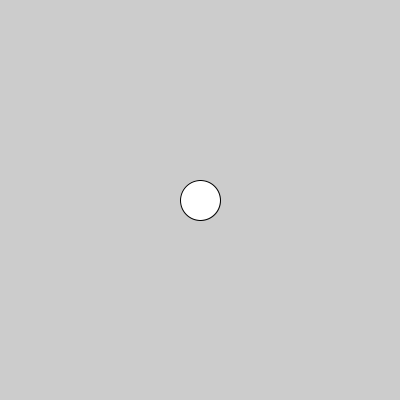
Frame 1 (no input)
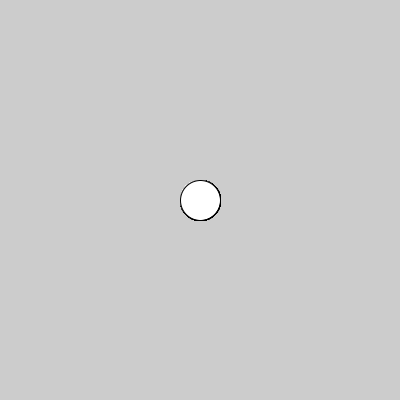
Frame 60 (the mouse pressed at the canvas centre just before this capture)
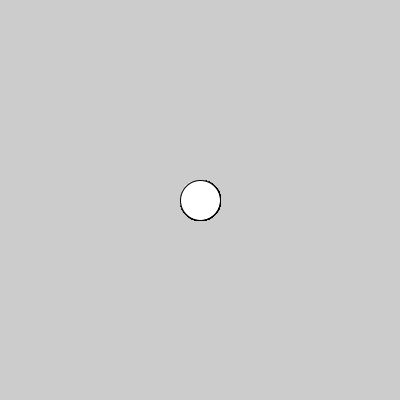
Frame 120 (the mouse held since frame 60 and released just before this capture)

The Processing sketch that drew these frames (run headless with seeded random() and noise(); from frame 60 on, the mouse is pressed at the canvas centre):

// Processing sketch: algo_5_0_base
// ── algo_5_0_base.pde
void setup() {
  size(400,400);
}

void draw() {
  int x = width/2;
  int y = height /2;
  forme(x,y);
}

void forme(int pos_x, int pos_y) {
  int taille = 40;
  circle(pos_x , pos_y, taille);
}
